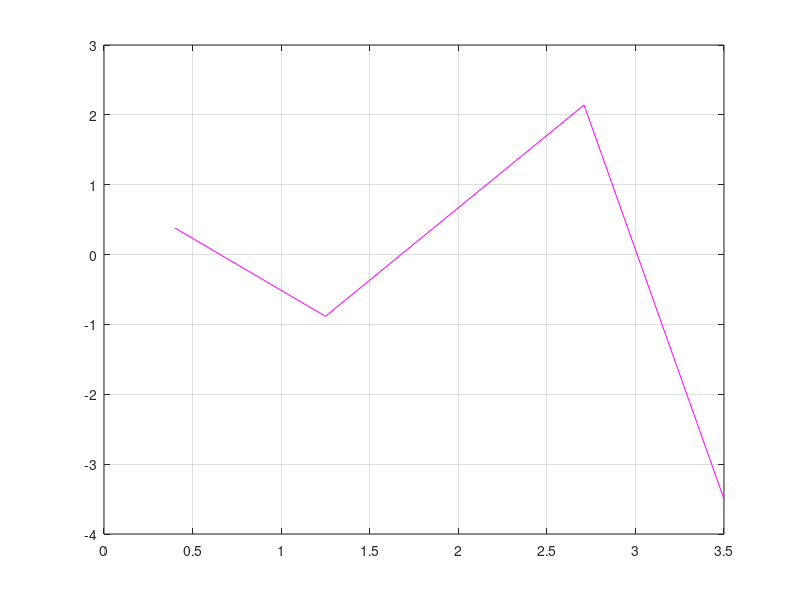

This chart was generated by the following MATLAB code: (Note: this script raises an error after producing the figure.)
function [result] = P3Q1()
clc, clear all;
x = [.4 1.25 2.71 3.5];
y = x.*sin(pi.*x);
p = 2.5;

format long;
plot(x,y,'-m');
hold on, grid on;

PN(1) = PNewton([x(1) x(2)],[y(1) y(2)],2.5);
PN(2) = PNewton([x(1) x(2) x(3)],[y(1) y(2) y(3)],2.5);
PN(3) = PNewton(x,y,2.5);

plot(x,PN(1),'-b');

title("Polinomios");
xlabel("x");
ylabel("f(x) = xsen(pi*x)");
legend({"f(x) = xsen(pi*x)","P1"}, "location", "east");
legend show;

endfunction